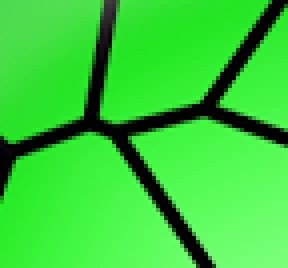
#> input picture 02-配套案例/03-机器视觉基础应用实训案例/08-图像直方图处理基础实训/03相似度比较/rgbCirclemd.png, 72 x 67 px (shown 4 times larger)
$ python '直方图反向投影.py'
#> lines starting #> are read from the running program, lines starting #| are printed output that depends on the picture; after the words box and inside, x2 and y2 are one past the last pixel; in counts of white or black regions, pixels touching at a corner belong together
#!/usr/bin env python3
# -*- coding:UTF8 -*-

import cv2 as cv
import numpy as np

roi = cv.imread('rgbCirclemd.png')
#> roi is the input picture: shape (67, 72, 3); mean B, G, R 55.9, 206.3, 55.9
hsv = cv.cvtColor(roi, cv.COLOR_BGR2HSV)
#> hsv: shape (67, 72, 3); mean H, S, V 56.4, 170.3, 206.4

target = cv.imread('rgbcircle.png')
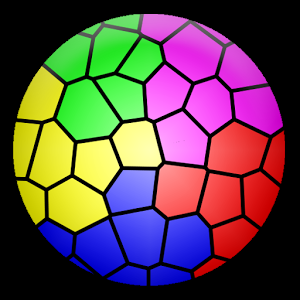
#> input picture 02-配套案例/03-机器视觉基础应用实训案例/08-图像直方图处理基础实训/03相似度比较/rgbcircle.png, 300 x 300 px
#> target is the input picture: shape (300, 300, 3); mean B, G, R 75.4, 72.1, 95.8
# 转换HSV颜色空间
hsvt = cv.cvtColor(target, cv.COLOR_BGR2HSV)
#> hsvt: shape (300, 300, 3); mean H, S, V 43.8, 108.8, 129.9

roihist = cv.calcHist([hsv], [0, 1], None, [180, 256], [0, 180, 0, 256])
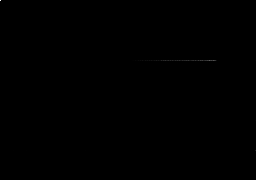
#> roihist: shape (180, 256) float32; min 0, max 423, mean 0.1; drawn with min black and max white

# 归一化直方图
# cv.normalize(roihist, roihist, 0, 255, cv.NORM_MINMAX)
#
# 反向投影
# dst = cv.calcBackProject([hsvt], [0, 1], roihist, [0, 180, 0, 256], 1)
# 通过归一化该直方图可以得到一个函数，它给出了一个给定强度的像素属于imgROI区域的概率
cv.normalize(roihist,        # 输入直方图
             roihist,        # 输出直方图（可以原图计算）
             0.0,            # 缩放的最小值
             255.0,          # 缩放的最大值
             cv.NORM_MINMAX  # 缩放类型
             )
#> roihist: shape (180, 256) float32; 0.31% of pixels changed, all inside (x1, y1, x2, y2) = (0, 0, 256, 151)
# 反向投影的作用是替换输入图像中的每个像素值，使其变成归一化直方图中对应的概率值
dst = cv.calcBackProject([hsvt],
                         [0, 1],            # 通道数量  H 和 S
                         roihist,           # 进行反向投影的直方图
                         [0, 180, 0, 256],  # 生成的反向投影图像
                         1                  # 每个维度的值域
                         )
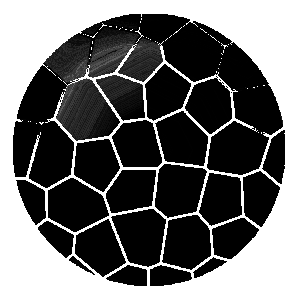
#> dst: shape (300, 300); min 0, max 255, mean 108.7
# 获得核
disc = cv.getStructuringElement(cv.MORPH_ELLIPSE, (5, 5))

cv.morphologyEx(dst, cv.MORPH_CLOSE, disc, iterations=50)
ret, thresh = cv.threshold(dst, 20, 255, 0)
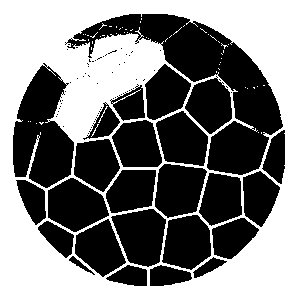
#> thresh: shape (300, 300); 48.5% white; 56 white regions (54 under 20 px), largest, box (x1, y1, x2, y2) and area: (0, 0, 300, 300) 43444, (98, 106, 108, 123) 23

thresh = cv.merge((thresh, thresh, thresh))
res = cv.bitwise_and(target, thresh)
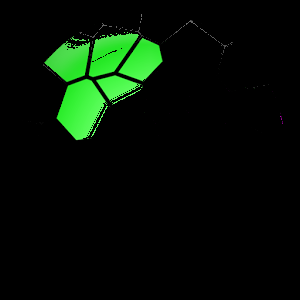
#> res: shape (300, 300, 3); mean B, G, R 4.5, 16.4, 4.5

res = np.hstack((target, res))
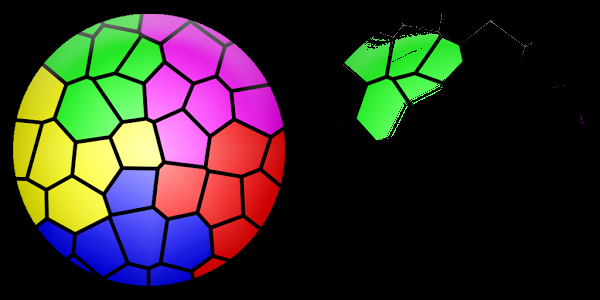
#> res: shape (300, 600, 3); mean B, G, R 39.9, 44.2, 50.2
cv.imshow('res', res)
cv.waitKey(0)
cv.destroyAllWindows()
